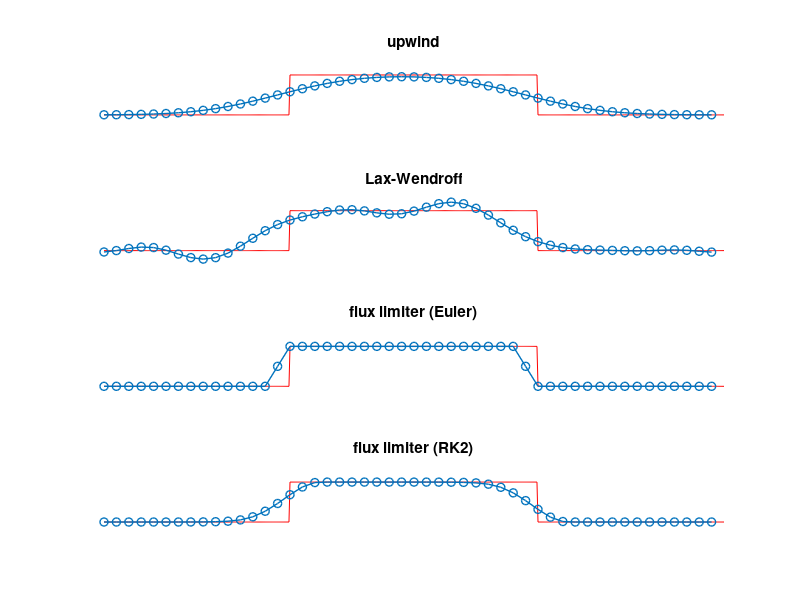

Write MATLAB code to recreate this figure.
function fluxlimiter(J,nu,k,init)
% FLUXLIMITER  Solves for u(x,t) at t=k with
%   u_t + u_x = 0  on  0 < x < 1
% with periodic boundary conditions and with either 'square' wave
% initial shape
%   u(x,0) = 1  if 0.3 < x < 0.7,
%            0  otherwise
% or smoother 'hump' initial shape,
%   u(x,0) = cos^2(2 pi (x-0.5))  if 0.25 < x < 0.75
%          = 0                  otherwise.
% Because velocity is 1 and length of interval is 1, the duration
% t=k is the number of times the solution "wraps around" the interval.
%
% Demonstrates four schemes in subplots in one figure: upwind (top),
% Lax-Wendroff (next), and a flux-limited, nonlinear (bottom two).
% The last two subplots differ only in their time-integration scheme:
% upper is explicit Euler and lower is an order 2 Runge-Kutta method
% (= modified Euler).
%
% The flux-limited scheme is defined in equations (1.2), (1.3), and
% (1.7) of
%
%    Hundsdorfer and Verwer, "Numerical Solution of Time-Dependent
%    Advection-Diffusion-Reaction Equations", Springer 2003
%
% which we call "H&V".  The particular flux-limiter is the kappa=1/3
% case of (1.10) in H&V, the Koren (1993) choice.
%
% Form: fluxlimiter(J,nu,k,init)
% The first and third arguments J (= number of subintervals) and k
% (= duration) must be integers.
%
% The flux-limited scheme requires nu <= 1/2 with explicit Euler
% time integration; see (1.12) in H&V (2003).  Note nu = dt / dx.
%
% Example:
%    >> figure(1),  fluxlimiter(50,0.5,1,'square')
%    >> figure(2),  fluxlimiter(50,0.33,1,'hump')
%    >> figure(3),  fluxlimiter(100,0.33,10,'square')
%    >> figure(4),  fluxlimiter(100,0.33,10,'hump')

if nargin<1,  J = 50;   end
if nargin<2,  nu = 0.5;   end
if nargin<3,  k = 1;   end
if nargin<4,  init = 'square';   end

% spatial grid
dx = 1.0 / J;  x  = 0:dx:1-dx;

% initial shape
errstr = 'only "square" and "hump" are allowed as initial';
if length(init)<4, error(errstr), end
init = init(1:4);
if all(init=='squa')
  uinit = ones(size(x));
  uinit(x<0.3) = 0.0;  uinit(x>0.7) = 0.0;   % square wave
elseif all(init=='hump')
  uinit = cos(2*pi*(x-0.5)).^2;
  uinit(x<0.25) = 0.0;  uinit(x>0.75) = 0.0; % smooth hump
else, error(errstr), end

% temporal grid
tf = k * 1.0;
dt = nu * dx;
NN = ceil(tf/dt);
dt = tf / NN;  t  = 0:dt:tf;
fprintf('  doing N=%d steps with dt=%.5e\n',NN,dt)

% u(x,t=tf) = u(x,t=0)   because tf=k (integer) and periodic
xfine = 0:1/600:1;
if all(init=='squa')
  uexact = ones(size(xfine));
  uexact(xfine<0.3) = 0.0;  uexact(xfine>0.7) = 0.0;   % square wave
elseif all(init=='hump')
  uexact = cos(2*pi*(xfine-0.5)).^2;
  uexact(xfine<0.25) = 0.0;  uexact(xfine>0.75) = 0.0; % smooth hump
end

% four numerical schemes
clf
tstr = {'upwind','Lax-Wendroff','flux limiter (Euler)','flux limiter (RK2)'};
for fig=1:4
      u = uinit;
      for n=1:NN-1
        if fig==1                        % upwind
          fstag = u;
          u = u - nu * (fstag - [fstag(J) fstag(1:J-1)]);
        elseif fig==2                    % Lax-Wendroff
          ustag = 0.5 * (u + [u(2:J) u(1)]);
          fstag = ustag - (nu/2) * ([u(2:J) u(1)] - u);    % dt/2 of Lax-Friedrichs
          u = u - nu * (fstag - [fstag(J) fstag(1:J-1)]);
        else                             % flux-limiter
          theta = gettheta(J,u);
          psi = getpsi(theta);
          fstag = u + psi .* ([u(2:J) u(1)] - u);  % add to upwind version
          uEu = u - nu * (fstag - [fstag(J) fstag(1:J-1)]);  % exp Euler
        end
        if fig==3                        % just explicit Euler
          u = uEu;
        elseif fig==4                    % complete RK2 scheme
          theta2 = gettheta(J,uEu);
          psi2 = getpsi(theta2);
          fstag2 = uEu + psi2 .* ([uEu(2:J) uEu(1)] - uEu);
          u = u - (nu/2) * (fstag - [fstag(J) fstag(1:J-1)]) - ...
                    (nu/2) * (fstag2 - [fstag2(J) fstag2(1:J-1)]);
        end
      end
      subplot(4,1,fig)
      plot(xfine,uexact,'r')   % exact soln on fine grid
      hold on,  plot(x,u,'o-','markersize',6,'linewidth',1.0)
      hold off, axis([0 1 -0.3 1.3]), axis off
      title(tstr{fig})
end

function th = gettheta(J,u)
  th      = u - [u(J) u(1:J-1)];
  denom   = [u(2:J) u(1)] - u;
  no      = (abs(denom) < 1.0e-10);
  th(no)  = 0.0;
  th(~no) = th(~no) ./ denom(~no);
end

function ps = getpsi(theta)
  % This is the Koren (1993) choice, the kappa=1/3 case of (1.10) in H&V.
  ps = min([ones(size(theta)); (1/3)+(1/6)*theta; theta]);
  ps = max(0.0, ps);
end

end  % function fluxlimiter
